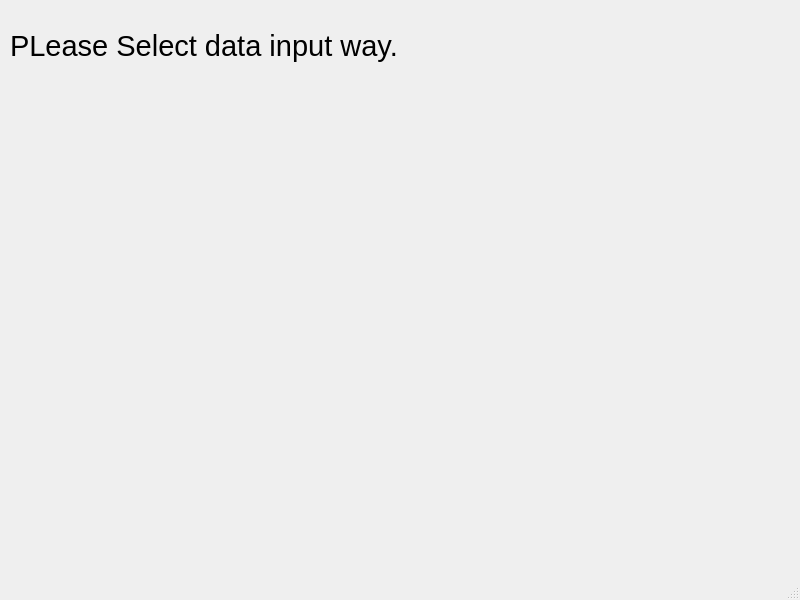
<?xml version="1.0" encoding="UTF-8"?>
<ui version="4.0">
 <class>MainWindow</class>
 <widget class="QMainWindow" name="MainWindow">
  <property name="geometry">
   <rect>
    <x>0</x>
    <y>0</y>
    <width>800</width>
    <height>600</height>
   </rect>
  </property>
  <property name="windowTitle">
   <string>MainWindow</string>
  </property>
  <widget class="QWidget" name="centralwidget">
   <widget class="QLabel" name="label">
    <property name="geometry">
     <rect>
      <x>10</x>
      <y>-50</y>
      <width>491</width>
      <height>191</height>
     </rect>
    </property>
    <property name="font">
     <font>
      <pointsize>22</pointsize>
     </font>
    </property>
    <property name="text">
     <string>PLease Select data input way.</string>
    </property>
   </widget>
  </widget>
  <widget class="QMenuBar" name="menubar">
   <property name="geometry">
    <rect>
     <x>0</x>
     <y>0</y>
     <width>800</width>
     <height>21</height>
    </rect>
   </property>
  </widget>
  <widget class="QStatusBar" name="statusbar"/>
 </widget>
 <resources/>
 <connections/>
</ui>
